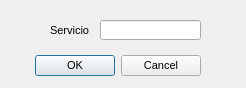
<?xml version="1.0" encoding="UTF-8"?>
<ui version="4.0">
 <class>ServiceFilterDialog</class>
 <widget class="QDialog" name="ServiceFilterDialog">
  <property name="windowModality">
   <enum>Qt::WindowModal</enum>
  </property>
  <property name="geometry">
   <rect>
    <x>0</x>
    <y>0</y>
    <width>246</width>
    <height>88</height>
   </rect>
  </property>
  <property name="font">
   <font>
    <pointsize>8</pointsize>
   </font>
  </property>
  <property name="windowTitle">
   <string>Crear filtro de servicio</string>
  </property>
  <widget class="QDialogButtonBox" name="service_dialog_confirmation_button">
   <property name="geometry">
    <rect>
     <x>-140</x>
     <y>50</y>
     <width>341</width>
     <height>32</height>
    </rect>
   </property>
   <property name="orientation">
    <enum>Qt::Horizontal</enum>
   </property>
   <property name="standardButtons">
    <set>QDialogButtonBox::Cancel|QDialogButtonBox::Ok</set>
   </property>
  </widget>
  <widget class="QLabel" name="service_dialog_service_value_label">
   <property name="geometry">
    <rect>
     <x>50</x>
     <y>20</y>
     <width>41</width>
     <height>20</height>
    </rect>
   </property>
   <property name="text">
    <string>Servicio</string>
   </property>
  </widget>
  <widget class="QLineEdit" name="service_dialog_service_input">
   <property name="geometry">
    <rect>
     <x>100</x>
     <y>20</y>
     <width>101</width>
     <height>20</height>
    </rect>
   </property>
  </widget>
 </widget>
 <resources/>
 <connections>
  <connection>
   <sender>service_dialog_confirmation_button</sender>
   <signal>accepted()</signal>
   <receiver>ServiceFilterDialog</receiver>
   <slot>accept()</slot>
   <hints>
    <hint type="sourcelabel">
     <x>248</x>
     <y>254</y>
    </hint>
    <hint type="destinationlabel">
     <x>157</x>
     <y>274</y>
    </hint>
   </hints>
  </connection>
  <connection>
   <sender>service_dialog_confirmation_button</sender>
   <signal>rejected()</signal>
   <receiver>ServiceFilterDialog</receiver>
   <slot>reject()</slot>
   <hints>
    <hint type="sourcelabel">
     <x>316</x>
     <y>260</y>
    </hint>
    <hint type="destinationlabel">
     <x>286</x>
     <y>274</y>
    </hint>
   </hints>
  </connection>
 </connections>
</ui>
